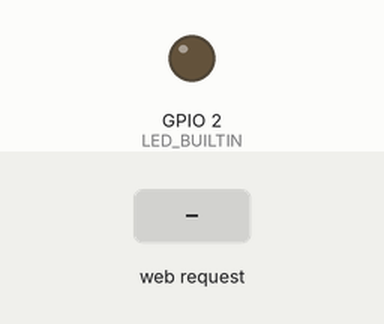
Bench run of a sketch on a simulated ESP32. Shown: output pins drawn as LEDs (lit = HIGH). Inputs (shaded band) come from the test bench. WiFi joins after 1.5 s; servers stay silent unless stated; the local clock reads 2024-03-15 10:24:30 at power-on unless the sketch sets it; what the sketch prints to the serial monitor is not drawn.

Above: at 0.0 s.
At 3.2 s:
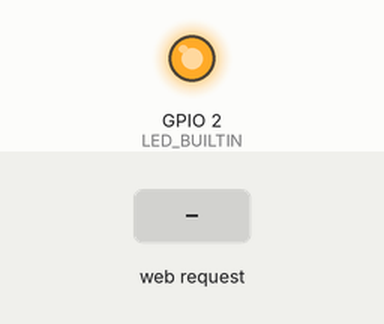
3.3 s: HTTP request GET /info received
6.3 s: HTTP request GET /localtime received
Timing chart, 0 to 9.3 s (numbered marks = the images above; inputs shaded):
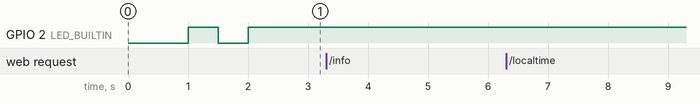

The sketch:

ESP32_DashBoard.ino
```cpp
/**
 * Test by MrChoke
 **/

#include <WiFi.h>
#include <WebServer.h>
#include "time.h"

#include "index.h" // html template

// for blink LED
#include <Ticker.h>

// Config here

#define WPA2EN false // true if use WPA2 Enterprise

#define nodename "Node32 Lite"


// Config Wifi
#define SSIDNAME "APNAME"

#if WPA2EN
  #include "esp_wpa2.h"
  #include <Wire.h>

  const char* ssid     = SSIDNAME;
  const char* username = "Username";
  const char* password = "Password";
#else
  const char* ssid     = SSIDNAME;
  const char* password = "Password";
#endif

int counter = 0;
uint8_t error_cnt = 0;

unsigned long Timer1;

WebServer server(80);
Ticker ticker;

void tick()
{
  //toggle state
  int state = digitalRead(BUILTIN_LED);  // get the current state of GPIO1 pin
  digitalWrite(BUILTIN_LED, !state);     // set pin to the opposite state
}

// Read CPU Temp

#ifdef __cplusplus
extern "C" {
#endif
uint8_t temprature_sens_read();
#ifdef __cplusplus
}
#endif
uint8_t temprature_sens_read();

String LocalTime()
{
  const char* ntpServer = "clock.nectec.or.th";
  const long  gmtOffset_sec = 3600 * 7;
  const int   daylightOffset_sec = 0;
  struct tm timeinfo;
  char timeStringBuff[50];
  configTime(gmtOffset_sec, daylightOffset_sec, ntpServer);
  if(!getLocalTime(&timeinfo)){
    Serial.println("Failed to obtain time");
    return "Error";
  }
  Serial.println(&timeinfo, "%A, %B %d %Y %H:%M:%S");

  strftime(timeStringBuff, sizeof(timeStringBuff), "%A, %B %d %Y %H:%M:%S", &timeinfo);
  // sprintf(tmStr, "%A, %B %d %Y %H:%M:%S", &timeinfo);
  return String(timeStringBuff);
}

// Handle URI Functions

void handleRoot() {
 String s = MAIN_page;
 ticker.attach(0.2, tick);
 server.send(200, "text/html", s);
 digitalWrite(LED_BUILTIN, HIGH); // LED off
}

void handleInfo() {
  int temp = ((temprature_sens_read() - 32) / 1.8); // CPU Temp

   // JSON Format

    String data = "[{\"name\":\"temp\",\"val\":\""+ String(temp) +"\"}";
    data += ",{\"name\":\"ssid\",\"val\":\"" + WiFi.SSID() +"\"}";
    data += ",{\"name\":\"ip\",\"val\":\"" + (WiFi.localIP()).toString() +"\"}";
    data += ",{\"name\":\"rssi\",\"val\":\"" + String(WiFi.RSSI())+"\"}";
    data += ",{\"name\":\"mac\",\"val\":\"" + String(WiFi.macAddress())+"\"}";
    data += ",{\"name\":\"channel\",\"val\":\"" + String(WiFi.channel())+"\"}";
    data += ",{\"name\":\"nodename\",\"val\":\"" + String(nodename) +"\"}]";

    // Print out for debug
    Serial.println("Sent data to Client");
    Serial.println(data);

    server.send(200, "application/json", data);
}

void handleLocalTime() {
  server.send(200, "text/html", LocalTime()  );
}
// Check wifi connection and get data from senser and sent to api server

void CheckWifi(){

 if (WiFi.status() == WL_CONNECTED) {
    digitalWrite(LED_BUILTIN, HIGH); // LED off
    counter = 0;
  } else if (WiFi.status() != WL_CONNECTED) {

     #if WPA2EN

     esp_wifi_sta_wpa2_ent_set_identity((uint8_t *)username, strlen(username));
     esp_wifi_sta_wpa2_ent_set_username((uint8_t *)username, strlen(username));
     esp_wifi_sta_wpa2_ent_set_password((uint8_t *)password, strlen(password));
     esp_wpa2_config_t config = WPA2_CONFIG_INIT_DEFAULT();
     esp_wifi_sta_wpa2_ent_enable(&config);
     WiFi.begin(ssid);

   #else

     WiFi.begin(ssid, password);

   #endif
  ticker.attach(0.5, tick); // blink util wifi connected
      //  while(WiFi.waitForConnectResult() != WL_CONNECTED){
  while (WiFi.status() != WL_CONNECTED) {
      delay(500);
      Serial.print(".");
      counter++;

      if(counter>=60){ //after 30 seconds timeout - reset board
        ESP.restart();
      }
   }
   digitalWrite(LED_BUILTIN, HIGH); // LED off
  }

}
void setup() {
   Serial.begin(115200);
   pinMode(LED_BUILTIN, OUTPUT);
   delay(500);

  // print out for debug
   Serial.println();
   Serial.println();
   Serial.print("Connecting to ");
   Serial.println(ssid);

   WiFi.disconnect(true); // make sure
   WiFi.mode(WIFI_STA);

   // connect type enterprise or use password only

  CheckWifi();
  // print out for debug

  Serial.print("IP address: ");
  Serial.println(WiFi.localIP());

  // imprement server handle

  server.on("/", handleRoot);
  server.on("/info", handleInfo);
  server.on("/localtime", handleLocalTime);

  // start http server

  server.begin();
  Serial.print("HTTP server started at: http://");
  Serial.println(WiFi.localIP());

}

void loop() {

  // check wifi connection

  CheckWifi();

  // http server alway wait for client
  server.handleClient();

  delay(1);

}
```

Source omitted: index.h (32028 bytes)
